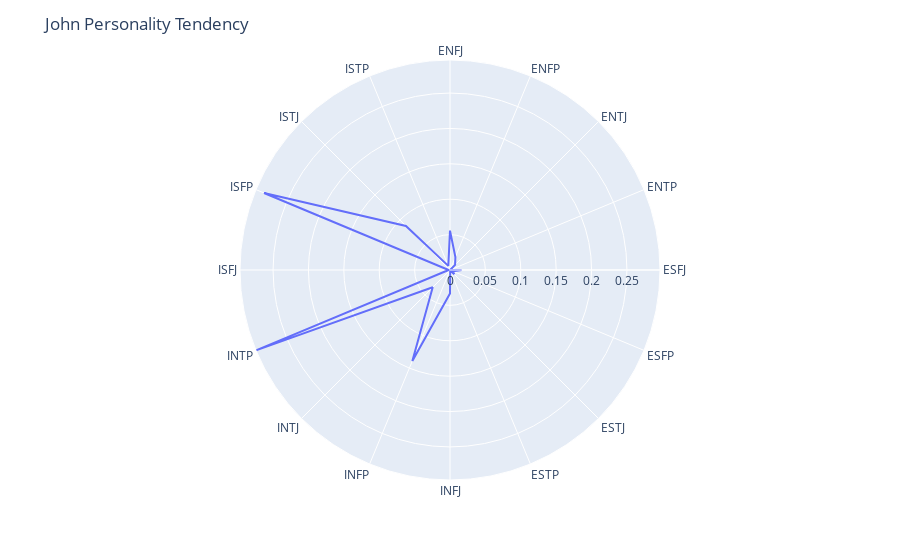

The code cell stored with this chart in its notebook:
### Code cell
import plotly.express as px
import time
fig = px.line_polar(radarDf, r='Tendency', theta='Personality Types', line_close=True)
### an example of user's name to identify
fig.update_layout(title_text = 'John Personality Tendency')
radarDf
fig.show()

### Figure 1 — Plotly figure (JSON) as saved in the notebook; plotly's stock layout.template omitted (floating-point values rounded to 4 significant figures)
{"data": [{"hovertemplate": "Tendency=%{r}<br>Personality Types=%{theta}<extra></extra>", "legendgroup": "", "line": {"color": "#636efa", "dash": "solid"}, "marker": {"symbol": "circle"}, "mode": "lines", "name": "", "r": [0.05559, 0.01987, 0.01018, 0.000157, 0.01647, 0.004389, 0.008437, 0.000635, 0.03332, 0.139, 0.03452, 0.2967, 0.001955, 0.2844, 0.08805, 0.006292, 0.05559], "showlegend": false, "subplot": "polar", "theta": ["ENFJ", "ENFP", "ENTJ", "ENTP", "ESFJ", "ESFP", "ESTJ", "ESTP", "INFJ", "INFP", "INTJ", "INTP", "ISFJ", "ISFP", "ISTJ", "ISTP", "ENFJ"], "type": "scatterpolar"}], "layout": {"legend": {"tracegroupgap": 0}, "margin": {"t": 60}, "polar": {"angularaxis": {"direction": "clockwise", "rotation": 90}, "domain": {"x": [0, 1], "y": [0, 1]}}, "title": {"text": "John Personality Tendency"}}}
